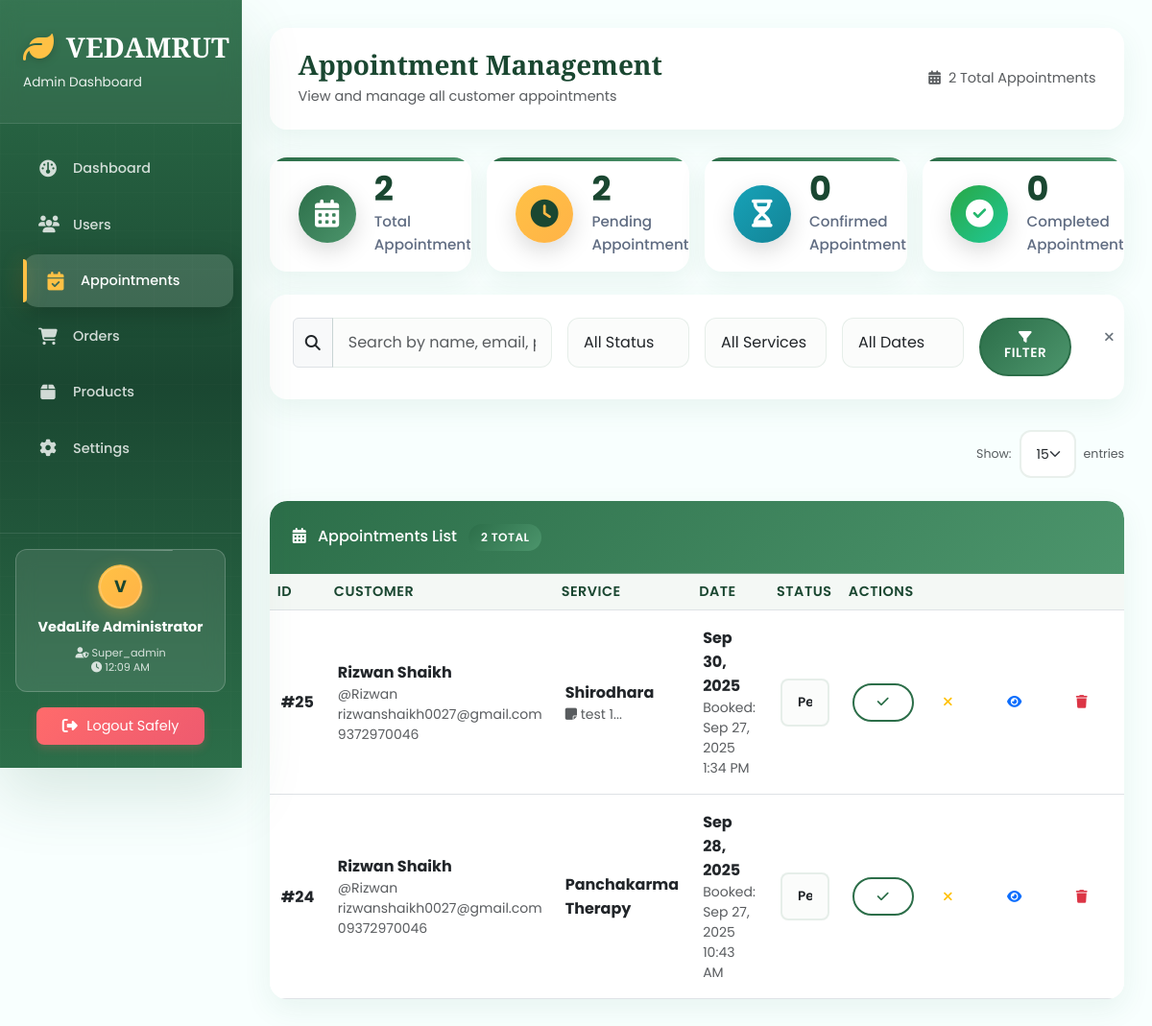
Page /admin/appointments.php (signed in) on the earlier database version.
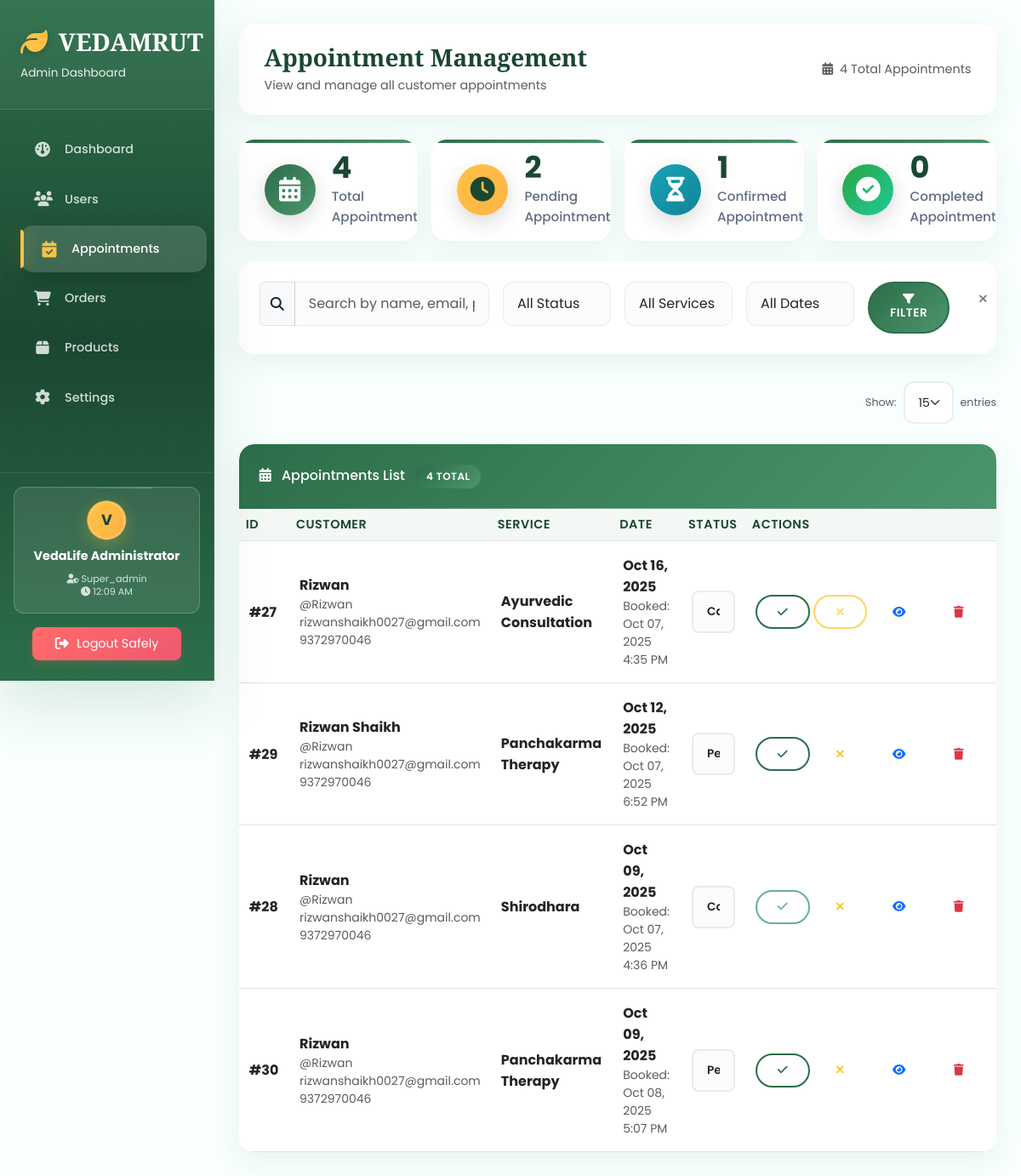
Same page on the later database version.
### tables this page shows
CREATE TABLE `booking` (
  `id` int(11) UNSIGNED NOT NULL,
  `user_id` int(11) NOT NULL,
  `name` varchar(100) NOT NULL,
  `email` varchar(100) NOT NULL,
  `phone` varchar(20) NOT NULL,
  `preferred_date` date NOT NULL,
  `preferred_time` time DEFAULT NULL,
  `service` varchar(100) NOT NULL,
  `notes` text DEFAULT NULL,
  `status` enum('pending','confirmed','completed','cancelled') NOT NULL DEFAULT 'pending',
  `created_at` timestamp NOT NULL DEFAULT current_timestamp(),
  `updated_at` timestamp NOT NULL DEFAULT current_timestamp() ON UPDATE current_timestamp()
);

CREATE TABLE `users` (
  `id` int(11) NOT NULL,
  `username` varchar(50) NOT NULL,
  `email` varchar(100) NOT NULL,
  `password` varchar(255) NOT NULL,
  `phone` varchar(20) DEFAULT NULL,
  `full_name` varchar(100) DEFAULT NULL,
  `address` text DEFAULT NULL,
  `created_at` timestamp NOT NULL DEFAULT current_timestamp(),
  `updated_at` timestamp NOT NULL DEFAULT current_timestamp() ON UPDATE current_timestamp(),
  `is_active` tinyint(1) NOT NULL DEFAULT 1
);

### admin/admin_auth.php (called while the page is built, shortened)
<?php
function getAdminDbConnection() {
    @require_once __DIR__ . '/../config/connection.php';
    if (isset($conn) && $conn instanceof mysqli && !$conn->connect_error) {
        return $conn;
    }
    if (function_exists('getDbConnection')) {
        $dbc = getDbConnection();
        if ($dbc instanceof mysqli && !$dbc->connect_error) {
            return $dbc;
        }
    }
    @require_once __DIR__ . '/../connection.php';
    if (isset($conn) && $conn instanceof mysqli && !$conn->connect_error) {
        return $conn;
    }
    throw new Exception('Admin DB connection could not be established.');
}
function getCurrentAdmin() {
    $conn = getAdminDbConnection();
    $stmt = $conn->prepare("SELECT * FROM admin_users WHERE id = ? AND is_active = 1");
    $stmt->bind_param("i", $_SESSION['admin_id']);
    $stmt->execute();
    $result = $stmt->get_result();
    $admin = $result->fetch_assoc();
    return $admin;
}
?>

### admin/appointments.php (the view, shortened to what the rows shown need)
<?php
require_once 'admin_auth.php';
$conn = getAdminDbConnection();
$page = isset($_GET['page']) ? max(1, (int)$_GET['page']) : 1;
$per_page = isset($_GET['per_page']) ? (int)$_GET['per_page'] : 15;
$limit = $per_page;
$offset = ($page - 1) * $limit;
$sort_by = $_GET['sort_by'] ?? 'preferred_date';
$sort_order = strtoupper($_GET['sort_order'] ?? 'DESC');
$whereClause = "WHERE 1=1";
$appointmentQuery = "
    SELECT b.*, u.username, u.email as user_email
    FROM booking b
    JOIN users u ON b.user_id = u.id
    $whereClause
    ORDER BY b.$sort_by $sort_order
    LIMIT $limit OFFSET $offset
";
$appointmentStmt = $conn->prepare($appointmentQuery);
$appointmentStmt->execute();
$appointments = $appointmentStmt->get_result();
?>
<html lang="en">
<head>
    <link href="https://cdn.jsdelivr.net/npm/bootstrap@5.3.0/dist/css/bootstrap.min.css" rel="stylesheet">
    <link href="https://unpkg.com/aos@2.3.1/dist/aos.css" rel="stylesheet">
    <link rel="stylesheet" href="https://cdnjs.cloudflare.com/ajax/libs/font-awesome/6.4.0/css/all.min.css">
    <link rel="stylesheet" href="css/admin-style.css">
</head>
<body>
    <?php include 'includes/sidebar.php'; ?>
    <div class="main-content">
        <div class="card" data-aos="fade-up" data-aos-delay="200">
            <div class="card-body p-0">
                <?php if ($appointments->num_rows > 0): ?>
                    <div class="table-responsive">
                        <table class="table table-hover appointment-table">
                            <thead>
                                <tr>
                                    <th width="80">ID</th>
                                    <th width="200">Customer</th>
                                    <th width="180">Service</th>
                                    <th width="150">Date</th>
                                    <th width="120">Status</th>
                                    <th width="150">Actions</th>
                                </tr>
                            </thead>
                            <tbody>
                                <?php while($appointment = $appointments->fetch_assoc()): ?>
                                <tr class="appointment-row">
                                    <td><strong>#<?php echo $appointment['id']; ?></strong></td>
                                    <td>
                                        <div>
                                            <strong><?php echo htmlspecialchars($appointment['name']); ?></strong>
                                            <small class="text-muted d-block">@<?php echo htmlspecialchars($appointment['username']); ?></small>
                                            <small class="text-muted d-block"><?php echo htmlspecialchars($appointment['email']); ?></small>
                                            <small class="text-muted d-block"><?php echo htmlspecialchars($appointment['phone']); ?></small>
                                        </div>
                                    </td>
                                    <td>
                                        <strong><?php echo htmlspecialchars($appointment['service']); ?></strong>
                                        <?php if (!empty($appointment['notes'])): ?>
                                        <small class="text-muted d-block">
                                            <i class="fas fa-sticky-note"></i> <?php echo htmlspecialchars(substr($appointment['notes'], 0, 50)); ?>...
                                        </small>
                                        <?php endif; ?>
                                    </td>
                                    <td>
                                        <div>
                                            <strong><?php echo date('M d, Y', strtotime($appointment['preferred_date'])); ?></strong>
                                            <small class="text-muted d-block">
                                                Booked: <?php echo date('M d, Y g:i A', strtotime($appointment['created_at'])); ?>
                                            </small>
                                        </div>
                                    </td>
                                    <td>
                                        <form method="POST" class="d-inline" onchange="this.submit()">
                                            <select name="status" class="form-select form-select-sm status-select">
                                                <option value="pending" <?php echo $appointment['status'] === 'pending' ? 'selected' : ''; ?>>Pending</option>
                                                <option value="confirmed" <?php echo $appointment['status'] === 'confirmed' ? 'selected' : ''; ?>>Confirmed</option>
                                                <option value="cancelled" <?php echo $appointment['status'] === 'cancelled' ? 'selected' : ''; ?>>Cancelled</option>
                                            </select>
                                        </form>
                                    </td>
                                    <td>
                                        <div class="btn-group" role="group">
                                            <form method="POST" class="d-inline">
                                                <button type="submit" name="action" value="accept_appointment" class="btn btn-sm btn-outline-success" title="Accept / Confirm" <?php echo $appointment['status']==='confirmed' ? 'disabled' : ''; ?>>
                                                    <i class="fas fa-check"></i>
                                                </button>
                                            </form>
                                            <form method="POST" class="d-inline ms-1">
                                                <button type="submit" name="action" value="reject_appointment" class="btn btn-sm btn-outline-warning" title="Reject / Cancel" <?php echo $appointment['status']==='cancelled' ? 'disabled' : ''; ?>>
                                                    <i class="fas fa-times"></i>
                                                </button>
                                            </form>
                                            <button class="btn btn-sm btn-outline-primary ms-1"
                                                    data-bs-toggle="modal"
                                                    data-bs-target="#viewModal"
                                                    onclick="viewAppointment(<?php echo htmlspecialchars(json_encode($appointment)); ?>)">
                                                <i class="fas fa-eye"></i>
                                            </button>
                                            <button class="btn btn-sm btn-outline-danger ms-1"
                                                    onclick="deleteAppointment(<?php echo $appointment['id']; ?>, '<?php echo htmlspecialchars($appointment['name']); ?>')">
                                                <i class="fas fa-trash"></i>
                                            </button>
                                        </div>
                                    </td>
                                </tr>
                                <?php endwhile; ?>
                            </tbody>
                        </table>
                    </div>
                <?php endif; ?>
            </div>
        </div>
    </div>
</body>
</html>

### admin/includes/sidebar.php (shortened to what the rows shown need)
<?php
$admin = getCurrentAdmin();
?>
<nav class="sidebar d-flex flex-column">
    <div class="mt-auto logout-section">
        <div class="admin-profile">
            <div class="admin-avatar">
                <?php echo strtoupper(substr($admin['full_name'], 0, 1)); ?>
            </div>
            <div>
                <div class="fw-bold" style="font-size: 0.9rem;"><?php echo htmlspecialchars($admin['full_name']); ?></div>
                <div class="session-info">
                    <i class="fas fa-user-shield"></i> <?php echo ucfirst($admin['role']); ?><br>
                    <i class="fas fa-clock"></i> <?php echo date('g:i A'); ?>
                </div>
            </div>
        </div>
    </div>
</nav>

Differences in the rows shown:
removed booking: id "25", name "Rizwan Shaikh", user.username "Rizwan", email "rizwanshaikh0027@gmail.com", phone "9372970046", service "Shirodhara", notes "test 1", preferred_date "Sep 30, 2025", created_at "Sep 27, 2025 1:34 PM", status "Pending"
removed booking: id "24", name "Rizwan Shaikh", user.username "Rizwan", email "rizwanshaikh0027@gmail.com", phone "09372970046", service "Panchakarma Therapy", preferred_date "Sep 28, 2025", created_at "Sep 27, 2025 10:43 AM", status "Pending"
added booking: id "27", name "Rizwan", user.username "Rizwan", email "rizwanshaikh0027@gmail.com", phone "9372970046", service "Ayurvedic Consultation", preferred_date "Oct 16, 2025", created_at "Oct 07, 2025 4:35 PM", status "Cancelled"
added booking: id "29", name "Rizwan Shaikh", user.username "Rizwan", email "rizwanshaikh0027@gmail.com", phone "9372970046", service "Panchakarma Therapy", preferred_date "Oct 12, 2025", created_at "Oct 07, 2025 6:52 PM", status "Pending"
added booking: id "28", name "Rizwan", user.username "Rizwan", email "rizwanshaikh0027@gmail.com", phone "9372970046", service "Shirodhara", preferred_date "Oct 09, 2025", created_at "Oct 07, 2025 4:36 PM", status "Confirmed"
added booking: id "30", name "Rizwan", user.username "Rizwan", email "rizwanshaikh0027@gmail.com", phone "9372970046", service "Panchakarma Therapy", preferred_date "Oct 09, 2025", created_at "Oct 08, 2025 5:07 PM", status "Pending"
Other differences:
$totalAppointments: "2" → "4"
$statsTotalAll: "2" → "4"
$statsUpcoming: "0" → "1"
